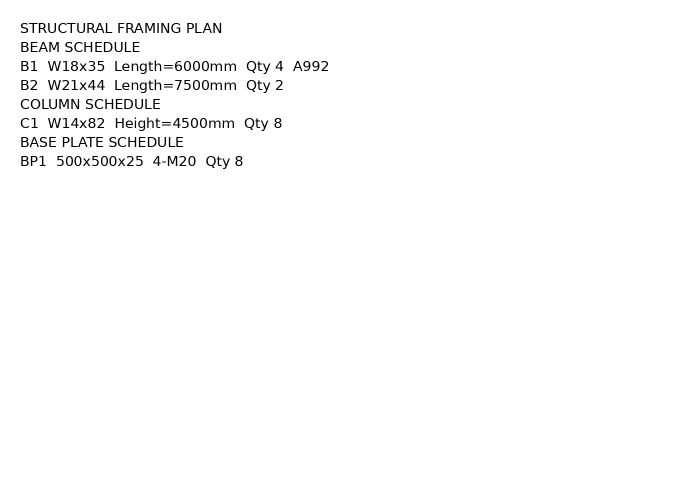
#> input picture tests/fixtures/sample_steel_schedule.png, 1400 x 1000 px (shown at 1/2 size)
$ python -i spatial.py   (imports and definitions only)
#> lines starting #> are read from the running program, lines starting #| are printed output that depends on the picture; after the words box and inside, x2 and y2 are one past the last pixel; in counts of white or black regions, pixels touching at a corner belong together
#> further down, picture is the input picture: PIL image 1400x1000 RGB; min 0, max 255, mean 251.6
"""High-capacity spatial OCR: tiled multi-pass Tesseract for large steel GA sheets."""

from __future__ import annotations

import collections
import logging
import math
import os
import re
from typing import Any

import cv2
import numpy as np
import pytesseract
from PIL import Image

logger = logging.getLogger("steel_ocr.spatial")

BEAM_RE = re.compile(r"^B[1-9]\d*$")
BRACE_RE = re.compile(r"^BR\d+$")
BP_RE = re.compile(r"^BP\d+$")
PB_RE = re.compile(r"^PB\d+$")
PLAT_RE = re.compile(r"^PB[A-G]$|^PAB$")
DIM_RE = re.compile(r"^(\d{3,5})$")

# Tunable via env — higher = slower but reads thin CAD text better
OCR_DPI = int(os.getenv("OCR_DPI", "320"))
OCR_UPSCALE = float(os.getenv("OCR_UPSCALE", "1.5"))
OCR_TILE_SIZE = int(os.getenv("OCR_TILE_SIZE", "2200"))  # px; 0 = no tiling
OCR_TILE_OVERLAP = int(os.getenv("OCR_TILE_OVERLAP", "280"))
OCR_MIN_CONF = float(os.getenv("OCR_MIN_CONF", "10"))
OCR_PSMS = [int(x) for x in os.getenv("OCR_PSMS", "11,6,4").split(",") if x.strip()]

OCR_FIXES = {
    "BRI": "BR1",
    "BRİ": "BR1",
    "BRA": "BR4",  # common misread of BR4
    "BRÁ": "BR4",
    "BRO": "BR4",
    "BA": "B4",
    "BG": "B6",
    "BS": "B5",
    "BE": "B8",
    "BQ": "B6",
    "BTL": "B7",
    "BT": "B7",
}


# [28 lines left out: functions _normalize_mark, _dedupe, not called in this run]


def _preprocess_variants(gray: np.ndarray, upscale: float) -> list[tuple[str, np.ndarray, float]]:
    """Several CAD-friendly binarisations / scales for Tesseract."""
    variants: list[tuple[str, np.ndarray, float]] = [("gray", gray, 1.0)]

    up = cv2.resize(gray, None, fx=upscale, fy=upscale, interpolation=cv2.INTER_CUBIC)
    den = cv2.fastNlMeansDenoising(up, h=6)

    adaptive = cv2.adaptiveThreshold(
        den, 255, cv2.ADAPTIVE_THRESH_GAUSSIAN_C, cv2.THRESH_BINARY, 31, 9
    )
    variants.append(("adaptive", adaptive, upscale))

    # Otsu — good for high-contrast plotted dims
    blur = cv2.GaussianBlur(den, (3, 3), 0)
    _, otsu = cv2.threshold(blur, 0, 255, cv2.THRESH_BINARY + cv2.THRESH_OTSU)
    variants.append(("otsu", otsu, upscale))

    # Slight morphological open to separate touching characters on dense GA
    kernel = np.ones((2, 2), np.uint8)
    opened = cv2.morphologyEx(adaptive, cv2.MORPH_OPEN, kernel, iterations=1)
    variants.append(("open", opened, upscale))

    # Inverted (white-on-dark title blocks / hatches)
    mean_val = float(np.mean(den))
    if mean_val < 140:
        variants.append(("inv", cv2.bitwise_not(adaptive), upscale))

    return variants


def _iter_tiles(
    width: int,
    height: int,
    tile: int,
    overlap: int,
) -> list[tuple[int, int, int, int]]:
    """Return (x0, y0, x1, y1) tiles covering the image with overlap."""
    if tile <= 0 or (width <= tile and height <= tile):
        return [(0, 0, width, height)]

    step = max(tile - overlap, tile // 2)
    boxes: list[tuple[int, int, int, int]] = []
    y = 0
    while y < height:
        x = 0
        y1 = min(y + tile, height)
        while x < width:
            x1 = min(x + tile, width)
            boxes.append((x, y, x1, y1))
            if x1 >= width:
                break
            x += step
        if y1 >= height:
            break
        y += step
    return boxes


def _ocr_array(
    arr: np.ndarray,
    *,
    scale: float,
    origin_x: float,
    origin_y: float,
    psms: list[int],
    min_conf: float,
) -> tuple[list[dict[str, Any]], list[dict[str, Any]]]:
    marks: list[dict[str, Any]] = []
    dims: list[dict[str, Any]] = []

    for psm in psms:
        config = f"--oem 3 --psm {psm}"
        try:
            df = pytesseract.image_to_data(
                arr, config=config, output_type=pytesseract.Output.DATAFRAME
            )
        except Exception as exc:  # noqa: BLE001
            logger.warning("OCR psm=%s failed: %s", psm, exc)
            continue
        if df is None or df.empty:
            continue
        df = df.dropna(subset=["text"])
        df["text"] = df["text"].astype(str).str.strip()
        df = df[(df["text"] != "") & (df["conf"].astype(float) >= min_conf)]

        for r in df.itertuples():
            raw = str(r.text).strip()
            t = _normalize_mark(raw)
            cx = origin_x + (float(r.left) + float(r.width) / 2) / scale
            cy = origin_y + (float(r.top) + float(r.height) / 2) / scale
            item = {"text": t, "cx": cx, "cy": cy, "conf": float(r.conf)}

            if (
                BEAM_RE.fullmatch(t)
                or BRACE_RE.fullmatch(t)
                or BP_RE.fullmatch(t)
                or PB_RE.fullmatch(t)
                or PLAT_RE.fullmatch(t)
            ):
                marks.append(item)

            m = DIM_RE.fullmatch(raw)
            if m:
                val = int(m.group(1))
                if 900 <= val <= 30000:
                    dims.append({"text": str(val), "cx": cx, "cy": cy, "conf": float(r.conf)})

            # Also accept "1500mm" / "2000MM"
            m2 = re.fullmatch(r"(\d{3,5})\s*mm", raw, re.IGNORECASE)
            if m2:
                val = int(m2.group(1))
                if 900 <= val <= 30000:
                    dims.append({"text": str(val), "cx": cx, "cy": cy, "conf": float(r.conf)})

    return marks, dims


def ocr_tokens_with_boxes(
    image: Image.Image,
    *,
    upscale: float | None = None,
    tile_size: int | None = None,
    high_capacity: bool = True,
) -> tuple[list[dict[str, Any]], list[dict[str, Any]]]:
    """
    High-capacity OCR of a plan image → (marks, dimensions) with pixel centers.

    When high_capacity=True (default):
      - multiple preprocess variants
      - multiple Tesseract page-segmentation modes
      - overlapping tiles on large sheets so small marks (BR4, 1500) are not lost
    """
#> called with high_capacity = True
    upscale = OCR_UPSCALE if upscale is None else upscale
    tile_size = OCR_TILE_SIZE if tile_size is None else tile_size
    psms = OCR_PSMS if high_capacity else [11]
    min_conf = OCR_MIN_CONF

    bgr = cv2.cvtColor(np.array(image.convert("RGB")), cv2.COLOR_RGB2BGR)
    gray = cv2.cvtColor(bgr, cv2.COLOR_BGR2GRAY)
    h, w = gray.shape[:2]
#> h = 1000; w = 1400

    tiles = _iter_tiles(w, h, tile_size if high_capacity else 0, OCR_TILE_OVERLAP)
#> tiles = [(0, 0, 1400, 1000)]
    logger.info(
        "OCR capacity: size=%sx%s tiles=%s upscale=%.2f psms=%s",
        w,
        h,
        len(tiles),
        upscale,
        psms,
    )

    all_marks: list[dict[str, Any]] = []
    all_dims: list[dict[str, Any]] = []

    for x0, y0, x1, y1 in tiles:
        crop = gray[y0:y1, x0:x1]
        variants = _preprocess_variants(crop, upscale if high_capacity else 1.25)
        # Limit variants on many tiles to keep runtime reasonable
        if high_capacity and len(tiles) > 4:
            variants = variants[:3]  # gray + adaptive + otsu

        for _name, arr, scale in variants:
            marks, dims = _ocr_array(
                arr,
                scale=scale,
                origin_x=float(x0),
                origin_y=float(y0),
                psms=psms,
                min_conf=min_conf,
            )
            all_marks.extend(marks)
            all_dims.extend(dims)
#> this loop made 1 pass
#> mean_val in _preprocess_variants on pass 1: 251.6
#> pass 1, in _preprocess_variants, `adaptive = cv2.adaptiveThreshold( den, 255, cv2.ADAPTIVE_THRESH_GAUSSI..`:
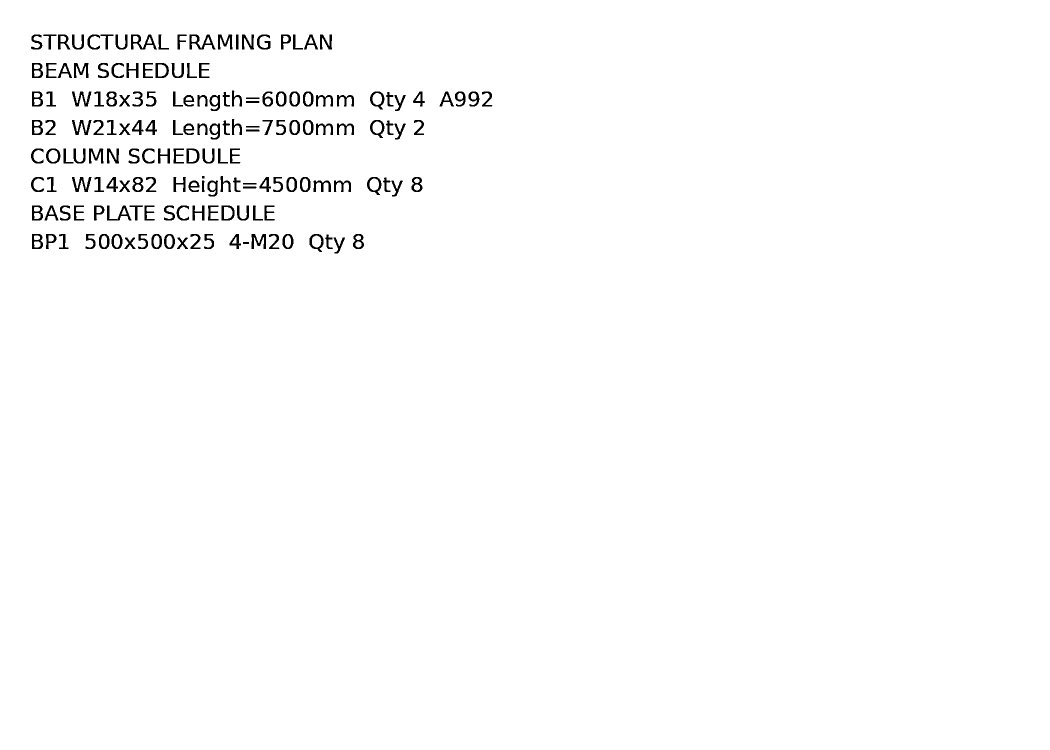
#> adaptive: shape (1500, 2100) (shown at 1/2 size); 98.5% white; 166 black regions, largest, box (x1, y1, x2, y2) and area: (379, 69, 431, 99) 624, (262, 69, 314, 99) 621, (144, 183, 183, 213) 487
#> after the loop, all_dims = []; all_marks = []

    marks = _dedupe(all_marks, 28)
    dims = _dedupe(all_dims, 18)
    logger.info(
        "OCR result: %s marks (%s braces), %s dims",
        len(marks),
        sum(1 for m in marks if BRACE_RE.fullmatch(m["text"])),
        len(dims),
    )
    return marks, dims


def diagonal_length_mm(leg_a_mm: float, leg_b_mm: float) -> float:
    """Length of a diagonally placed brace: L = √(a² + b²)."""
    return math.hypot(float(leg_a_mm), float(leg_b_mm))


def format_mm_length(mm: float) -> str:
    """Format plan length as whole millimetres (engineering takeoff)."""
    return str(int(round(mm)))


# [260 lines left out: functions _classify_nearby_dims, _pick_from_group, associate_dim_to_mark, pick_diagonal_legs, brace_diagonal_size, instance_size_for_beam and 4 more, not called in this run]

>>> from PIL import Image
>>> picture = Image.open('../tests/fixtures/sample_steel_schedule.png')
#> (the run stopped early here; a loop or call above may not have finished)
